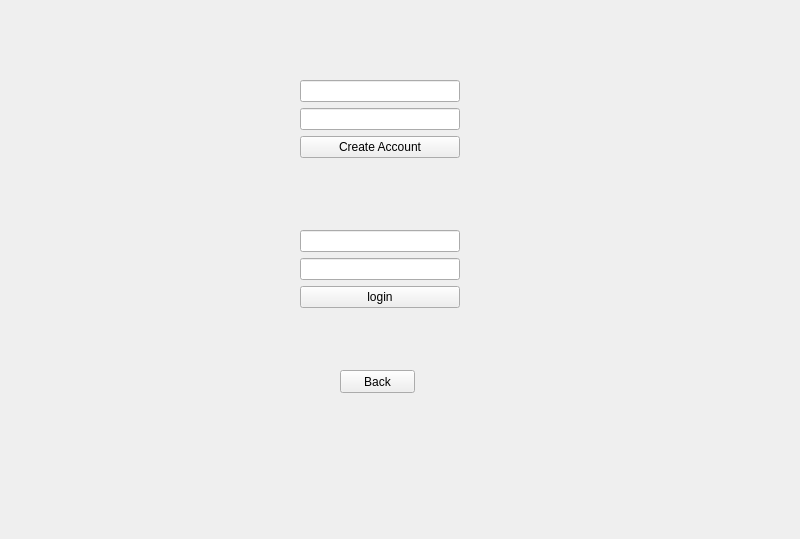
<?xml version="1.0" encoding="UTF-8"?>
<ui version="4.0">
 <class>Form</class>
 <widget class="QWidget" name="Form">
  <property name="geometry">
   <rect>
    <x>0</x>
    <y>0</y>
    <width>800</width>
    <height>539</height>
   </rect>
  </property>
  <property name="windowTitle">
   <string>Form</string>
  </property>
  <widget class="QWidget" name="verticalLayoutWidget">
   <property name="geometry">
    <rect>
     <x>300</x>
     <y>80</y>
     <width>160</width>
     <height>80</height>
    </rect>
   </property>
   <layout class="QVBoxLayout" name="verticalLayout">
    <item>
     <widget class="QLineEdit" name="Username">
      <property name="text">
       <string/>
      </property>
     </widget>
    </item>
    <item>
     <widget class="QLineEdit" name="Password">
      <property name="text">
       <string/>
      </property>
      <property name="echoMode">
       <enum>QLineEdit::Password</enum>
      </property>
     </widget>
    </item>
    <item>
     <widget class="QPushButton" name="Button">
      <property name="text">
       <string>Create Account</string>
      </property>
     </widget>
    </item>
   </layout>
  </widget>
  <widget class="QWidget" name="verticalLayoutWidget_2">
   <property name="geometry">
    <rect>
     <x>300</x>
     <y>230</y>
     <width>160</width>
     <height>80</height>
    </rect>
   </property>
   <layout class="QVBoxLayout" name="verticalLayout_2">
    <item>
     <widget class="QLineEdit" name="Username_2">
      <property name="text">
       <string/>
      </property>
     </widget>
    </item>
    <item>
     <widget class="QLineEdit" name="Password_2">
      <property name="text">
       <string/>
      </property>
      <property name="echoMode">
       <enum>QLineEdit::Password</enum>
      </property>
     </widget>
    </item>
    <item>
     <widget class="QPushButton" name="Button_2">
      <property name="text">
       <string>login</string>
      </property>
     </widget>
    </item>
   </layout>
  </widget>
  <widget class="QPushButton" name="back">
   <property name="geometry">
    <rect>
     <x>340</x>
     <y>370</y>
     <width>75</width>
     <height>23</height>
    </rect>
   </property>
   <property name="text">
    <string>Back</string>
   </property>
  </widget>
  <widget class="QLabel" name="error">
   <property name="geometry">
    <rect>
     <x>300</x>
     <y>320</y>
     <width>161</width>
     <height>16</height>
    </rect>
   </property>
   <property name="text">
    <string/>
   </property>
  </widget>
 </widget>
 <resources/>
 <connections/>
</ui>
